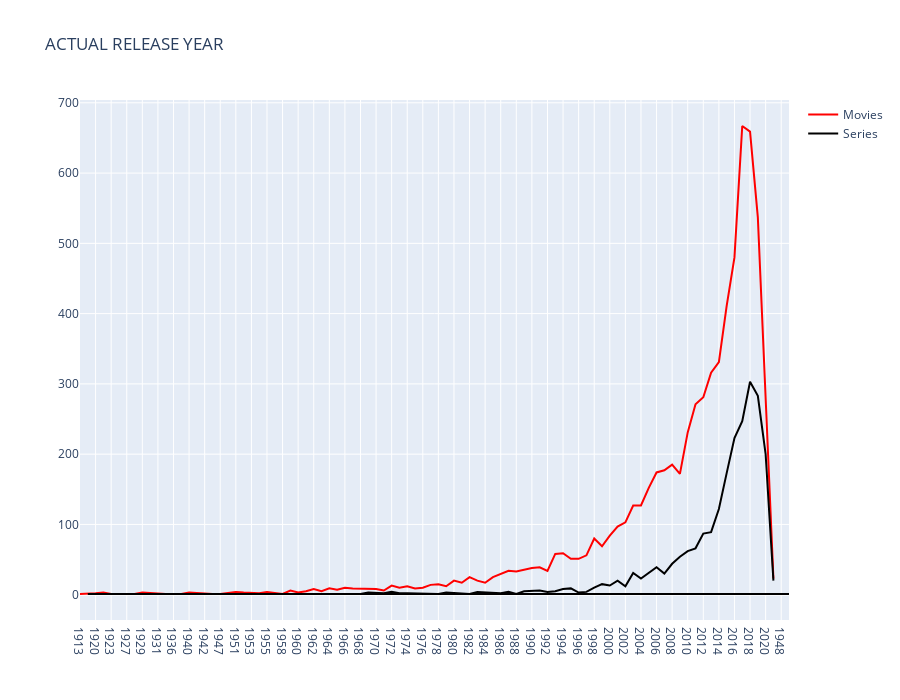

Notebook code for this chart:
### Code cell
movies = df_net2[df_net2["Type"]=="Movie"]['Release Date'].value_counts().rename('count').reset_index()
series = df_net2[df_net2["Type"]=="Series"]['Release Date'].value_counts().rename('count').reset_index()

#Sorting addtion of content by year
movies = movies.sort_values(by="index")
series = series.sort_values(by="index")

bar_movies = go.Scatter(x=movies['index'], 
                    y=movies['count'],
                    name="Movies",
                    marker_color='red')
bar_series = go.Scatter(x=series['index'], 
                    y=series['count'],
                    name="Series",
                    marker_color='black')
layout = go.Layout(title="ACTUAL RELEASE YEAR", height=700)
fig = go.Figure([bar_movies,bar_series], layout=layout)
fig.show()

### Figure 1 — Plotly figure (JSON) as saved in the notebook; plotly's stock layout.template omitted (floating-point values rounded to 4 significant figures)
{"data": [{"marker": {"color": "red"}, "name": "Movies", "type": "scatter", "x": ["1913", "1915", "1920", "1921", "1923", "1925", "1927", "1928", "1929", "1930", "1931", "1934", "1936", "1939", "1940", "1941", "1942", "1943", "1947", "1949", "1951", "1952", "1953", "1954", "1955", "1957", "1958", "1959", "1960", "1961", "1962", "1963", "1964", "1965", "1966", "1967", "1968", "1969", "1970", "1971", "1972", "1973", "1974", "1975", "1976", "1977", "1978", "1979", "1980", "1981", "1982", "1983", "1984", "1985", "1986", "1987", "1988", "1989", "1990", "1991", "1992", "1993", "1994", "1995", "1996", "1997", "1998", "1999", "2000", "2001", "2002", "2003", "2004", "2005", "2006", "2007", "2008", "2009", "2010", "2011", "2012", "2013", "2014", "2015", "2016", "2017", "2018", "2019", "2020", "2021"], "y": [1, 1, 2, 3, 1, 1, 1, 1, 3, 2, 2, 1, 1, 1, 3, 2, 1, 1, 1, 2, 4, 3, 3, 2, 4, 3, 1, 6, 3, 5, 8, 5, 9, 7, 10, 9, 9, 9, 8, 6, 13, 10, 12, 9, 10, 14, 15, 12, 20, 17, 25, 20, 17, 25, 29, 34, 33, 36, 38, 39, 34, 58, 59, 51, 51, 56, 80, 69, 84, 97, 103, 127, 127, 152, 174, 177, 185, 172, 231, 271, 281, 316, 331, 411, 480, 667, 659, 537, 286, 23]}, {"marker": {"color": "black"}, "name": "Series", "type": "scatter", "x": ["1915", "1929", "1931", "1939", "1948", "1953", "1956", "1959", "1966", "1968", "1969", "1971", "1972", "1973", "1974", "1975", "1978", "1979", "1981", "1982", "1983", "1984", "1985", "1986", "1987", "1988", "1989", "1990", "1991", "1992", "1993", "1994", "1995", "1996", "1997", "1998", "1999", "2000", "2001", "2002", "2003", "2004", "2005", "2006", "2007", "2008", "2009", "2010", "2011", "2012", "2013", "2014", "2015", "2016", "2017", "2018", "2019", "2020", "2021"], "y": [1, 1, 1, 1, 1, 1, 1, 1, 1, 1, 3, 2, 4, 2, 2, 2, 1, 3, 2, 1, 4, 3, 2, 2, 4, 1, 5, 6, 6, 4, 5, 8, 9, 3, 4, 10, 15, 13, 20, 12, 31, 23, 31, 39, 30, 44, 54, 62, 66, 87, 89, 122, 173, 223, 247, 303, 283, 200, 20]}], "layout": {"height": 700, "title": {"text": "ACTUAL RELEASE YEAR"}}}
